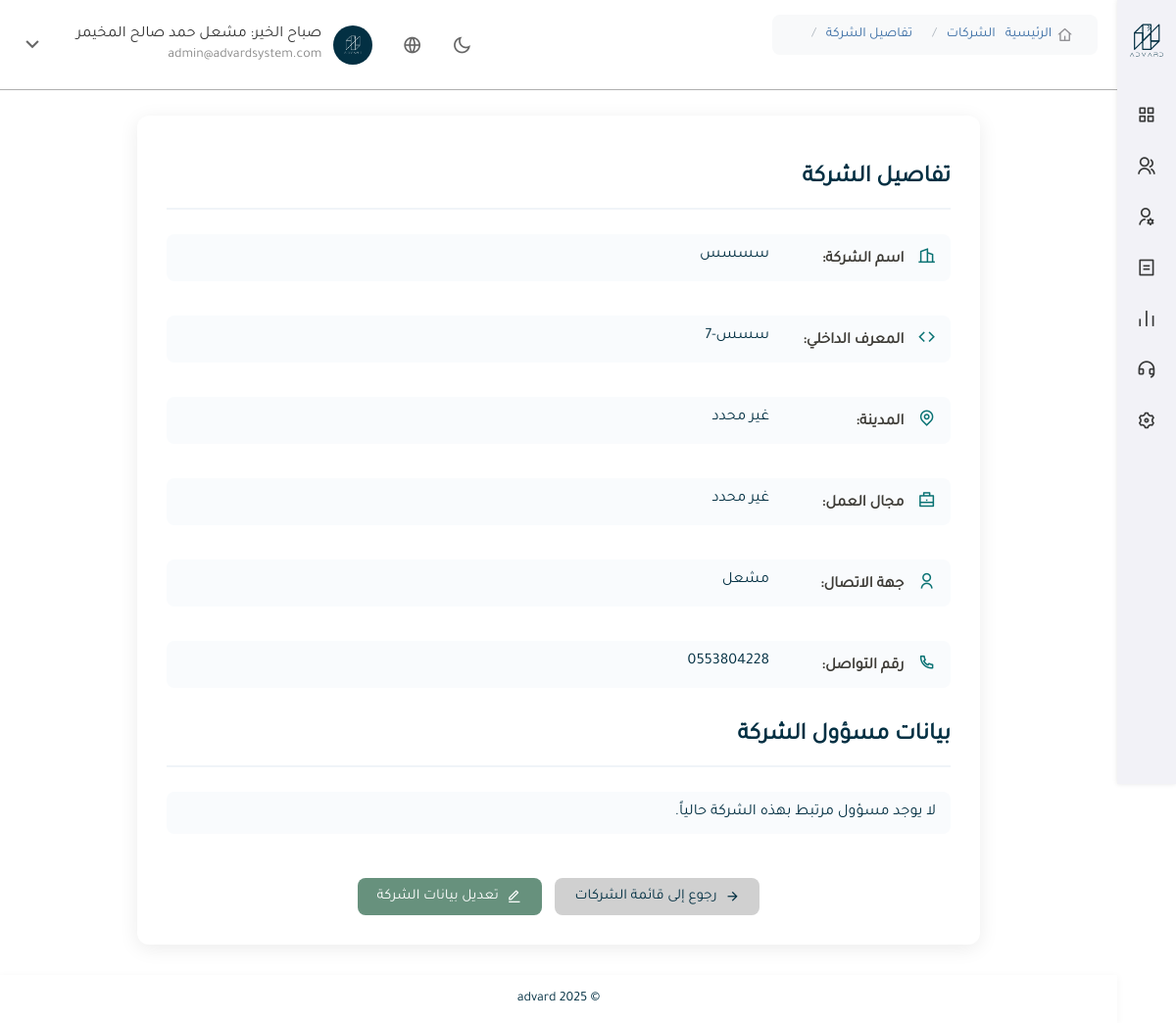
The app's page /admin-panel/companies/56/details/ (signed in) with its own data.
### backend/accounts/models.py (models this page shows, shortened)
class CustomUser(AbstractBaseUser, PermissionsMixin):
    USER_TYPES = [
        ('internal_admin', 'مسؤول داخلي'),
        ('internal_employee', 'موظف داخلي'),
        ('client_admin', 'مدير شركة عميلة'),
        ('client_employee', 'موظف شركة عميلة'),
    ]
    email = models.EmailField(unique=True, verbose_name="البريد الإلكتروني")
    full_name = models.CharField(max_length=255, verbose_name="الاسم الكامل")
    phone = models.CharField(max_length=20, verbose_name="رقم الجوال")
    national_id = models.CharField(max_length=20, unique=True, verbose_name="رقم الهوية")
    gender = models.CharField(max_length=10, choices=[('male', 'ذكر'), ('female', 'أنثى')], null=True, blank=True)
    nationality = models.CharField(max_length=50, null=True, blank=True, verbose_name="الجنسية")
    job_title = models.CharField(max_length=100, null=True, blank=True, verbose_name="المسمى الوظيفي")
    department = models.CharField(max_length=100, null=True, blank=True, verbose_name="القسم")
    employee_code = models.CharField(max_length=50, null=True, blank=True, verbose_name="الرقم الوظيفي")
    user_type = models.CharField(max_length=20, choices=USER_TYPES, default='client_employee', verbose_name="نوع المستخدم")
    company = models.ForeignKey(Company, null=True, blank=True, on_delete=models.SET_NULL, verbose_name="الشركة التابع لها")
    image = models.ImageField(upload_to='users/', null=True, blank=True, verbose_name="الصورة الشخصية")
    is_active = models.BooleanField(default=True)
    is_staff = models.BooleanField(default=False)
    date_joined = models.DateTimeField(default=timezone.now)
    objects = CustomUserManager()
    USERNAME_FIELD = 'email'
    REQUIRED_FIELDS = ['full_name', 'national_id']
    class Meta:
        verbose_name = "المستخدم"
        verbose_name_plural = "المستخدمون"

class Company(models.Model):
    name = models.CharField(max_length=255, verbose_name="اسم الشركة")
    company_code = models.CharField(max_length=50, unique=True, verbose_name="المعرف الداخلي")
    contact_name = models.CharField(max_length=100, verbose_name="اسم المسؤول")
    contact_phone = models.CharField(max_length=20, verbose_name="رقم جوال المسؤول")
    phone = models.CharField(max_length=20, null=True, blank=True, verbose_name="هاتف الشركة")
    city = models.CharField(max_length=100, verbose_name="المدينة")
    field = models.CharField(max_length=100, verbose_name="مجال العمل")
    created_at = models.DateTimeField(auto_now_add=True, verbose_name="تاريخ الإنشاء")
    class Meta:
        verbose_name = "شركة"
        verbose_name_plural = "الشركات"

### backend/admin_panel/views.py (the view)
# urls.py: path('companies/<int:company_id>/details/', views.company_info_view, name='company_info'),
@login_required
def company_info_view(request, company_id):
    company = get_object_or_404(Company, id=company_id)
    client = ClientUser.objects.filter(user__company=company, is_company_admin=True).first()
    return render(request, 'admin_panel/company_detail_info.html', {
        'company': company,
        'client': client
    })

### backend/accounts/context_processors.py (called while the page is built)
def user_avatar(request):
    default_avatar = '/static/images/default_avatar.svg'
    if request.user.is_authenticated:
        avatar = getattr(request.user, 'avatar', None)
        if avatar:
            avatar_path = os.path.join(settings.MEDIA_ROOT, avatar.name)
            if os.path.exists(avatar_path):
                return {'user_avatar': avatar.url}
    return {'user_avatar': default_avatar}

### backend/admin_panel/templates/admin_panel/company_detail_info.html (shortened to what this page needs)
{% extends 'admin_panel/panel_base.html' %}
{% load static %}
{% block content %}
<div class="detail-container">
    <h2>تفاصيل الشركة</h2>
    <div class="info-grid">
        <div class="data-row">
            <div class="field-label"><i class="ri-building-2-line"></i> اسم الشركة:</div>
            <div class="field-value">{{ company.name }}</div>
        </div>
        <div class="data-row">
            <div class="field-label"><i class="ri-code-line"></i> المعرف الداخلي:</div>
            <div class="field-value">{{ company.company_code }}</div>
        </div>
        <div class="data-row">
            <div class="field-label"><i class="ri-map-pin-line"></i> المدينة:</div>
            <div class="field-value">{{ company.city|default:"-" }}</div>
        </div>
        <div class="data-row">
            <div class="field-label"><i class="ri-briefcase-line"></i> مجال العمل:</div>
            <div class="field-value">{{ company.field|default:"-" }}</div>
        </div>
        <div class="data-row">
            <div class="field-label"><i class="ri-user-line"></i> جهة الاتصال:</div>
            <div class="field-value">{{ company.contact_name|default:"-" }}</div>
        </div>
        <div class="data-row">
            <div class="field-label"><i class="ri-phone-line"></i> رقم التواصل:</div>
            <div class="field-value">{{ company.contact_phone|default:"-" }}</div>
        </div>
    </div>
    <h2>بيانات مسؤول الشركة</h2>
    <div class="info-grid">
        {% if client %}
        <div class="data-row">
            <div class="field-label"><i class="ri-user-fill"></i> الاسم الكامل:</div>
            <div class="field-value">{{ client.user.full_name }}</div>
        </div>
        <div class="data-row">
            <div class="field-label"><i class="ri-id-card-line"></i> رقم الهوية:</div>
            <div class="field-value">{{ client.user.national_id }}</div>
        </div>
        <div class="data-row">
            <div class="field-label"><i class="ri-phone-line"></i> رقم الجوال:</div>
            <div class="field-value">{{ client.user.phone }}</div>
        </div>
        <div class="data-row">
            <div class="field-label"><i class="ri-mail-line"></i> البريد الإلكتروني:</div>
            <div class="field-value">{{ client.user.email }}</div>
        </div>
        {% else %}
        <div class="data-row">
            <div class="field-value">لا يوجد مسؤول مرتبط بهذه الشركة حالياً.</div>
        </div>
        {% endif %}
    </div>
    <div class="action-buttons" style="text-align: center; margin-top: 30px;">
        <a href="{% url 'admin_panel:companies' %}" class="btn btn-back">
            <i class="ri-arrow-right-line"></i> رجوع إلى قائمة الشركات
        </a>
        <a href="{% url 'admin_panel:company_detail' company.id %}" class="btn btn-edit" style="margin-right: 10px;">
            <i class="ri-edit-line"></i> تعديل بيانات الشركة
        </a>
    </div>
</div>
{% endblock %}

### backend/admin_panel/templates/admin_panel/panel_base.html (shortened to what this page needs)
{% load static %}
{% load i18n %}
<!DOCTYPE html>
<html lang="{{ LANGUAGE_CODE }}" dir="{% if LANGUAGE_CODE == 'ar' %}rtl{% else %}ltr{% endif %}">
<head>
    <link rel="stylesheet" href="{% static 'fonts/tajawal.css' %}">
    <link href="https://cdn.jsdelivr.net/npm/remixicon/fonts/remixicon.css" rel="stylesheet">
    <link rel="stylesheet" href="{% static 'css/shared.css' %}">
    <link rel="stylesheet" href="{% static 'css/panel_style.css' %}">
    <link rel="stylesheet" href="{% static 'css/dark_mode.css' %}">
</head>
<body class="{% if dark_mode %}dark-mode{% endif %}">
    <div class="panel-wrapper">
        <aside class="sidebar">
            <div class="logo">
                <img src="/static/images/iconlogowi.svg" alt="الشعار" style="max-width: 40px;">
            </div>
            <nav class="sidebar-nav">
                <ul>
                    <li>
                        <button class="sidebar-link" data-target="dashboard-menu">
                            <i class="ri-function-line"></i>
                        </button>
                    </li>
                    <li>
                        <button class="sidebar-link" data-target="clients-menu">
                            <i class="ri-group-line"></i>
                        </button>
                    </li>
                    <li>
                        <button class="sidebar-link" data-target="system-users-menu">
                            <i class="ri-user-settings-line"></i>
                        </button>
                    </li>
                    <li>
                        <button class="sidebar-link" data-target="finance-menu">
                            <i class="ri-bill-line"></i>
                        </button>
                    </li>
                    <li>
                        <button class="sidebar-link" data-target="insights-menu">
                            <i class="ri-bar-chart-line"></i>
                        </button>
                    </li>
                    <li>
                        <button class="sidebar-link" data-target="support-menu">
                            <i class="ri-customer-service-line"></i>
                        </button>
                    </li>
                    <li>
                        <button class="sidebar-link" data-target="settings-menu">
                            <i class="ri-settings-3-line"></i>
                        </button>
                    </li>
                </ul>
            </nav>
        </aside>
        <header class="panel-header">
            <div class="user-menu">
                <i class="ri-moon-line theme-toggle" id="theme-toggle"></i>
                <i class="ri-global-line lang-toggle" id="lang-toggle"></i>
                <div class="user-info">
                    {% if request.user.is_authenticated and request.user.image %}
                    <img src="{{ request.user.image.url }}" class="avatar" alt="الصورة الشخصية">
                {% else %}
                    <img src="{% static 'images/default_avatar.svg' %}" class="avatar" alt="الصورة الافتراضية">
                {% endif %}
                    <div class="user-details">
                        <span class="user-name">
                        </span>
                        <span class="user-email">{{ request.user.email }}</span>
                    </div>
                    <button class="dropdown-toggle">
                        <i class="ri-arrow-down-s-line dropdown-icon"></i>
                    </button>
                </div>
            </div>
                <nav class="breadcrumb-wrapper">
                    <ul class="breadcrumb" id="breadcrumb-list">
                        <li class="breadcrumb-item">
                            <a href="{% url 'admin_panel:dashboard' %}">
                                 {% trans "الرئيسية" %}<i class="ri-home-4-line"></i>
                            </a>
                        </li>
                    </ul>
                </nav>
        </header>
        <div class="main-container">
            <main>
                {% block content %}{% endblock %}
            </main>
            <footer class="panel-footer">
                <p>© 2025 advard</p>
            </footer>
        </div>
    </div>
</body>
</html>

### backend/static/css/shared.css (style rules this page uses)
body { overflow-y: auto; overflow-x: hidden; }
.avatar { width: 40px; height: 40px; border-radius: 50%; object-fit: cover; }
body { font-family: 'Tajawal', sans-serif; }
.panel-wrapper { display: flex; flex-direction: row; width: 100%; }
.detail-container { max-width: 800px; margin: 0 auto; padding: 30px; background: #fff; border-radius: 12px; box-shadow: 0 4px 20px rgba(0, 0, 0, 0.08); margin-top: 20px; }
.detail-container h2 { color: #033043; margin-bottom: 25px; padding-bottom: 15px; border-bottom: 2px solid #f0f4f8; text-align: right; }
.info-grid { display: grid; grid-template-columns: repeat(auto-fill, minmax(500px, 1fr)); gap: 20px; }
.data-row { display: flex; align-items: center; padding: 12px 15px; background: #f9fbfd; border-radius: 8px; transition: all 0.3s ease; margin-bottom: 15px; }
.data-row { display: flex; margin-bottom: 15px; align-items: flex-start; }
.field-label { font-weight: 600; color: #3E3C37; min-width: 160px; margin-left: 10px; }
.field-label i { color: #0A7273; font-size: 18px; margin-left: 10px; font-weight: normal; }
.field-value { color: #033043; flex-grow: 1; }
.sidebar { width: 60px; background-color: #F2F2F7; color: #373838; padding: 20px 10px; box-shadow: 0 0 5px rgba(0, 0, 0, 0.1); display: flex; flex-direction: column; align-items: center; direction: rtl; height: 100vh; overflow-y: auto; position: fixed; z-index: 999; right: 0; top: 0; box-sizing: border-box; transition: width 0.3s ease; }
.logo { max-height: 40px; width: auto; display: block; margin: 0 auto 20px; }
.sidebar-nav { width: 100%; }
.sidebar-nav ul { list-style: none; padding: 0; width: 100%; }
.sidebar-nav ul li { margin-bottom: 10px; position: relative; }
.sidebar-nav ul li .sidebar-link { background: none; border: none; color: #373838; display: flex; align-items: center; justify-content: center; padding: 10px; border-radius: 3px; width: 100%; cursor: pointer; transition: background-color 0.3s ease; stroke-width: 20px; }
.sidebar-nav ul li .sidebar-link i { font-size: 20px; font-weight: normal; }
.main-container { margin-top: 50px; margin-bottom: 80px; margin-right: 60px; width: calc(100% - 60px); padding: 20px; height: calc(100vh - 120px); box-sizing: border-box; position: relative; z-index: 1; transition: margin-right 0.3s ease, width 0.3s ease; }
.panel-header { background-color: #ffffff; padding: 15px 20px; box-shadow: none; border-bottom: 1px solid rgba(97, 96, 96, 0.5); display: flex; justify-content: flex-start; direction: ltr; align-items: center; position: fixed; top: 0; right: 60px; left: 0; z-index: 998; transition: right 0.3s ease; }
.dropdown-toggle { background: none; border: none; padding: 0; margin-inline-start: 20px; cursor: pointer; display: inline-block; align-items: center; transition: transform 0.3s ease; }
.dropdown-icon { font-size: 25px; color: #666; transition: transform 0.3s ease; }
.user-menu { display: flex; align-items: center; flex-direction: row; margin-right: auto; direction: rtl; }
.user-info { display: flex; align-items: center; gap: 12px; }
.user-name { font-size: 16px; color: #333; }
.user-details { display: flex; flex-direction: column; align-items: flex-start; }
.user-email { font-size: 14px; color: #888; direction: ltr; margin-top: 3px; }
.theme-toggle { font-size: 20px; color: #666; cursor: pointer; margin-left: 30px; }
.lang-toggle { font-size: 20px; color: #666; cursor: pointer; margin-left: 30px; }
main { padding: 20px; flex: 1; padding-bottom: 80px; }
.panel-footer { background-color: #ffffff; color: #033043; box-shadow: 0 2px 8px rgba(0, 0, 0, 0.05); text-align: center; padding: 2px 0; font-size: 14px; position: fixed; bottom: 0; right: 60px; left: 0; z-index: 998; transition: right 0.3s ease; }
.breadcrumb { display: flex; list-style: none; padding: 0; margin: 0; margin-right: 25px; }
.breadcrumb-item { margin-left: 10px; }
.breadcrumb-item a { text-decoration: none; color: #007AFF; transition: color 0.3s ease; }
.breadcrumb-item i { margin-right: 5px; font-size: 16px; color: #8E8E92; }

### backend/static/css/panel_style.css (style rules this page uses)
.breadcrumb-wrapper { background: #f8f9fa; padding: 12px 20px; border-radius: 8px; margin-bottom: 20px; }
.breadcrumb { display: flex; flex-wrap: wrap; list-style: none; padding: 0; margin: 0; align-items: center; flex-direction: row-reverse; }
.breadcrumb-item { display: flex; align-items: center; font-size: 14px; }
.breadcrumb-item a { color: #3B6EA5; text-decoration: none; transition: color 0.3s; display: flex; align-items: center; gap: 5px; }
.breadcrumb-item i { font-size: 16px; }

### records on screen
CustomUser: user.image (picture), user.email "admin@advardsystem.com"
Company: name "سسسس", company_code "سسس-7", city "غير محدد", field "غير محدد", contact_name "مشعل", contact_phone "0553804228"
